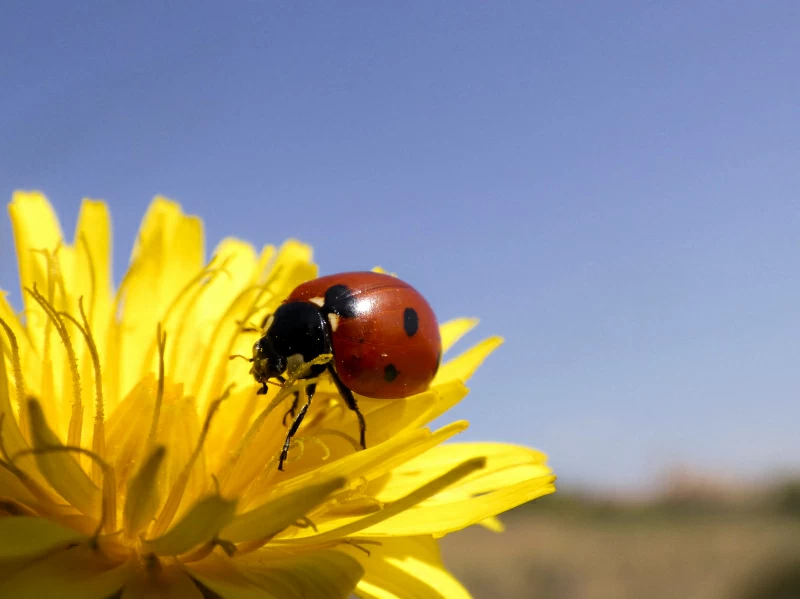
#> input picture Zad_2/1.webp, 800 x 599 px
$ jupyter execute Zad_2.ipynb
#> lines starting #> are read from the running program, lines starting #| are printed output that depends on the picture
[cell 1]
#Matematyka Konkretna
#Laboratorium 2
#Setla Joanna https://github.com/ASetla/MK
#Wariant 1

import numpy as np
import matplotlib.pyplot as plt
import cv2
image = cv2.imread('1.webp')
#> image is the input picture: shape (599, 800, 3); mean B, G, R 125.5, 146.5, 151.4

U_row, S_row, Vt_row = np.linalg.svd(image, full_matrices=False)
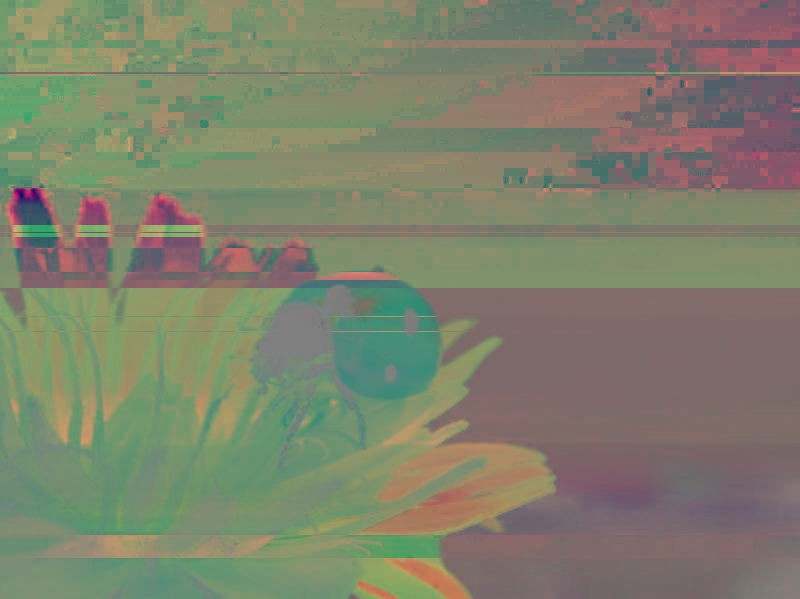
#> U_row: shape (599, 800, 3) float64; mean B, G, R -0.0345, 0.00149, -0.00337; drawn with min black and max white
#> S_row = 599 rows, first 8: [6935.3, 125.9, 31.57], [6936.1, 126.3, 31.02], [6935.8, 125, 29.44], [6933.6, 124.5, 29.26], [6949.9, 124.1, 29.9], [6949.4, 123.8, 30.32], [6949.5, 123.4, 32.7], [6949.9, 124.1, 32.04]
U_col, S_col, Vt_col = np.linalg.svd(image.T, full_matrices=False)


U_row_flat = U_row.reshape(-1, U_row.shape[-1])
U_col_flat = U_col.reshape(-1, U_col.shape[-1])
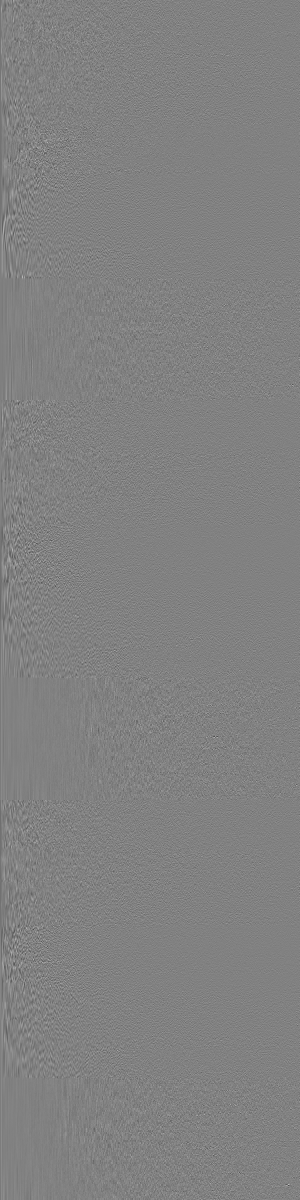
#> U_col_flat: shape (2400, 599) float64 (shown at 1/2 size); min -0.35, max 0.34, mean -6.17e-05; drawn with min black and max white

corr_matrix_row = np.corrcoef(U_row_flat, rowvar=False)
#> corr_matrix_row = [[1, 0.183, -0.416], [0.183, 1, 0.00403], [-0.416, 0.00403, 1]]
corr_matrix_col = np.corrcoef(U_col_flat, rowvar=False)
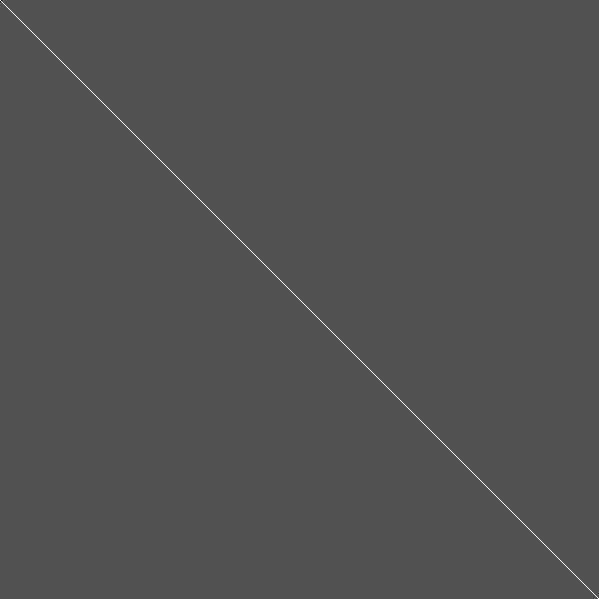
#> corr_matrix_col: shape (599, 599) float64; min -0.472, max 1, mean 0.00167; drawn with min black and max white

plt.figure(figsize=(10, 5))

plt.subplot(1, 2, 1)
plt.title('wiersze')
plt.imshow(corr_matrix_row, cmap='viridis', aspect='auto')
plt.colorbar()

plt.subplot(1, 2, 2)
plt.title('kolumny')
plt.imshow(corr_matrix_col, cmap='viridis', aspect='auto')
plt.colorbar()

plt.tight_layout()
plt.show()
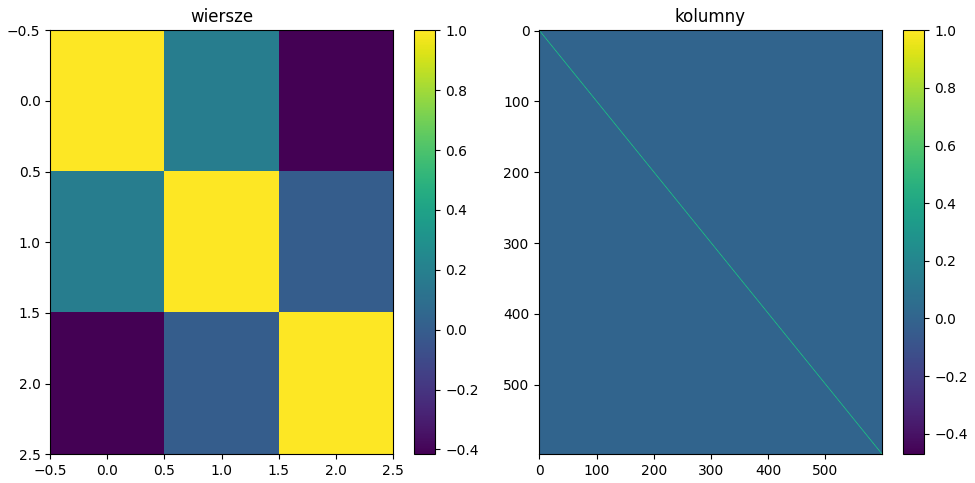
#> figure drawn by matplotlib, 4 panels
